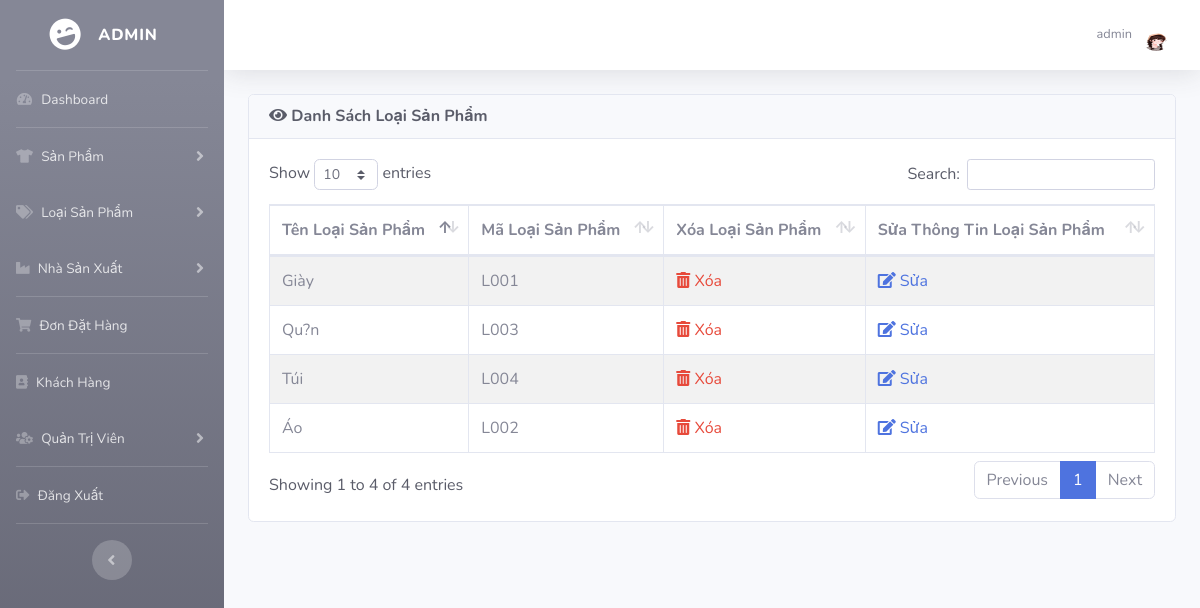
Screenshot of /admin/index.php?view_cat (signed in) with the database file from the repository.
### tables this page shows
CREATE TABLE IF NOT EXISTS `LOAISP` (
  `MA_LOAISP` varchar(10) NOT NULL,
  `TEN_LOAISP` varchar(50) NOT NULL,
  PRIMARY KEY (`MA_LOAISP`)
);

### admin/includes/database.php (called while the page is built, shortened)
<?php
    class MyConnect {
        private $conn;
        public function __construct() {
            $this->host = "localhost";
            $this->user = "root";
            $this->passwd = "";
            $this->database = "clothingshop";
            $this->conn = new mysqli($this->host,$this->user,$this->passwd,$this->database);
        }
        public function isConnected() {
            return true;
        }
        public function query($query) {
            if($this->isConnected()) {
                $tableData = mysqli_query($this->conn,$query);
                return $tableData;
            }
        }
    }
?>

### admin/view_cat.php (the view)
<?php
if(!isset($_SESSION['admin_email'])){
    echo "<script>window.open('login.php','_self')</script>";
}
else {
?>
<div class="row">
    <div class="col-lg-12">
        <div class="card text-dark mb-4">
            <div class="card-header">
                <h6 class="m-0 font-weight-bold"><i class="fas fa-eye"></i> Danh Sách Loại Sản Phẩm</div></h6>
            <div class="card-body">
                <div class="table-responsive">
                    <table id="product_table" class="table table-bordered table-striped" width="100%" cellspacing="0">
                        <thead>
                            <tr>
                                <th>Tên Loại Sản Phẩm</th>
                                <th>Mã Loại Sản Phẩm</th>
                                <th>Xóa Loại Sản Phẩm</th>
                                <th>Sửa Thông Tin Loại Sản Phẩm</th>
                            </tr>
                        </thead>
                        <tbody>
                        <?php
                            $getCatQry = "select * from LOAISP";
                            $result = $MyConn->query($getCatQry);
                            while($row = mysqli_fetch_array($result)) {
                                $cat_id = $row['MA_LOAISP'];
                                $cat_name = $row['TEN_LOAISP'];
                        ?>
                            <tr>
                                <td> <?php echo $cat_name ?></td>
                                <td> <?php echo $cat_id ?> </td>
                                <td>
                                    <a href="index.php?delete_cat=<?php echo $cat_id ?>" class="text-danger" style="text-decoration: none">
                                        <i class="fas fa-trash-alt"></i>
                                            Xóa
                                    </a>
                                </td>
                                <td>
                                    <a href="index.php?edit_cat=<?php echo $cat_id ?>" style="text-decoration: none">
                                        <i class="fas fa-edit" ></i>
                                            Sửa
                                        </a>
                                </td>
                            </tr>
                            <?php } ?>
                        </tbody>
                    </table>
                </div>
            </div>
        </div>
    </div>
</div>
<?php } ?>

### admin/index.php (shortened to what this page needs)
<?php
include("includes/database.php");
if(!isset($_SESSION['admin_email'])){
echo "<script>window.open('login.php','_self')</script>";
}
else {
?>
<?php
$MyConn = new MyConnect();
$admin_session = $_SESSION['admin_email'];
$getAdminQry = "select * from admin where Email='$admin_session'";
$getAdmin = $MyConn->query($getAdminQry);
$row_admin = mysqli_fetch_array($getAdmin);
$admin_name = $row_admin['Name'];
$admin_image = $row_admin['Image'];
?>
<!DOCTYPE html>
<html lang="en">
<head>
    <link href="vendor/fontawesome-free/css/all.min.css" rel="stylesheet" type="text/css">
    <link href="css/sb-admin-2.min.css" rel="stylesheet">
    <link href="css/thumb.css" rel="stylesheet">
    <link href="css/style.css" rel="stylesheet">
    <link href="vendor/datatables/dataTables.bootstrap4.min.css" rel="stylesheet">
</head>
<body id="page-top">
    <div id="wrapper">
    <?php include("includes/sidebars.php");  ?>
        <div id="content-wrapper" class="d-flex flex-column">
            <div id="content">
                <nav class="navbar navbar-expand navbar-light bg-white topbar mb-4 static-top shadow">
                    <ul class="navbar-nav ml-auto">
                        <li class="nav-item dropdown no-arrow">
                            <a class="nav-link dropdown-toggle" href="#" id="userDropdown" role="button"
                                data-toggle="dropdown" aria-haspopup="true" aria-expanded="false">
                                <span class="mr-2 d-none d-lg-inline text-gray-600 small"> <?php echo $admin_name ?></span>
                                <img class="img-profile rounded-circle"
                                    src="<?php echo "admin_images/".$admin_image ?>">
                            </a>
                        </li>
                    </ul>
                </nav>
                <div class="container-fluid">
                    <?php
                    if(isset($_GET['dashboard'])) {
                        include("dashboard.php");
                    }
                    else if(isset($_GET['insert_product'])) {
                        include("insert_product.php");
                    }
                    else if(isset($_GET['view_product'])) {
                        include("view_product.php");
                    }
                    else if(isset($_GET['edit_product'])) {
                        include("edit_product.php");
                    }
                    else if(isset($_GET['delete_product'])) {
                        include("delete_product.php");
                    }
                    else if(isset($_GET['insert_cat'])) {
                        include("insert_cat.php");
                    }
                    else if(isset($_GET['view_cat'])) {
                        include("view_cat.php");
                    }
                    ?>
                </div>
            </div>
        </div>
    </div>
</body>
</html>
<?php } ?>

### rows the page displays
loaisp: TEN_LOAISP "Giày", MA_LOAISP "L001"
loaisp: TEN_LOAISP "Áo", MA_LOAISP "L002"
loaisp: TEN_LOAISP "Qu?n", MA_LOAISP "L003"
loaisp: TEN_LOAISP "Túi", MA_LOAISP "L004"

### other values shown
$admin_name "admin"
